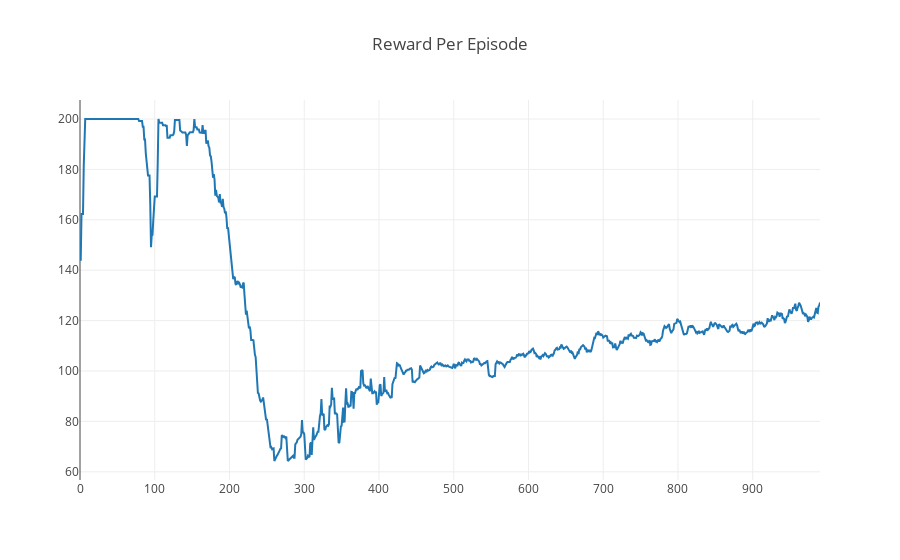

Source (notebook cell):
### Code cell
plotly.offline.iplot({
    "data": [go.Scatter(x=np.arange(len(ep_rewards)), y=moving_average(ep_rewards, 10))],
    "layout": go.Layout(title="Reward Per Episode")
})

### Figure 1 — Plotly figure (JSON) as saved in the notebook; plotly's stock layout.template omitted (floating-point values rounded to 4 significant figures; data arrays with more than 128 entries replaced by an {"elided": "..."} marker saying what was removed)
{"data": [{"type": "scatter", "uid": "faa8fb4b-ed91-45ad-8a46-18751b24f839", "x": {"elided": "1000 int values"}, "y": {"elided": "991 float values"}}], "layout": {"autosize": true, "title": {"text": "Reward Per Episode"}, "xaxis": {"autorange": true, "range": [0, 990], "type": "linear"}, "yaxis": {"autorange": true, "range": [56.76, 207.5], "type": "linear"}}}
